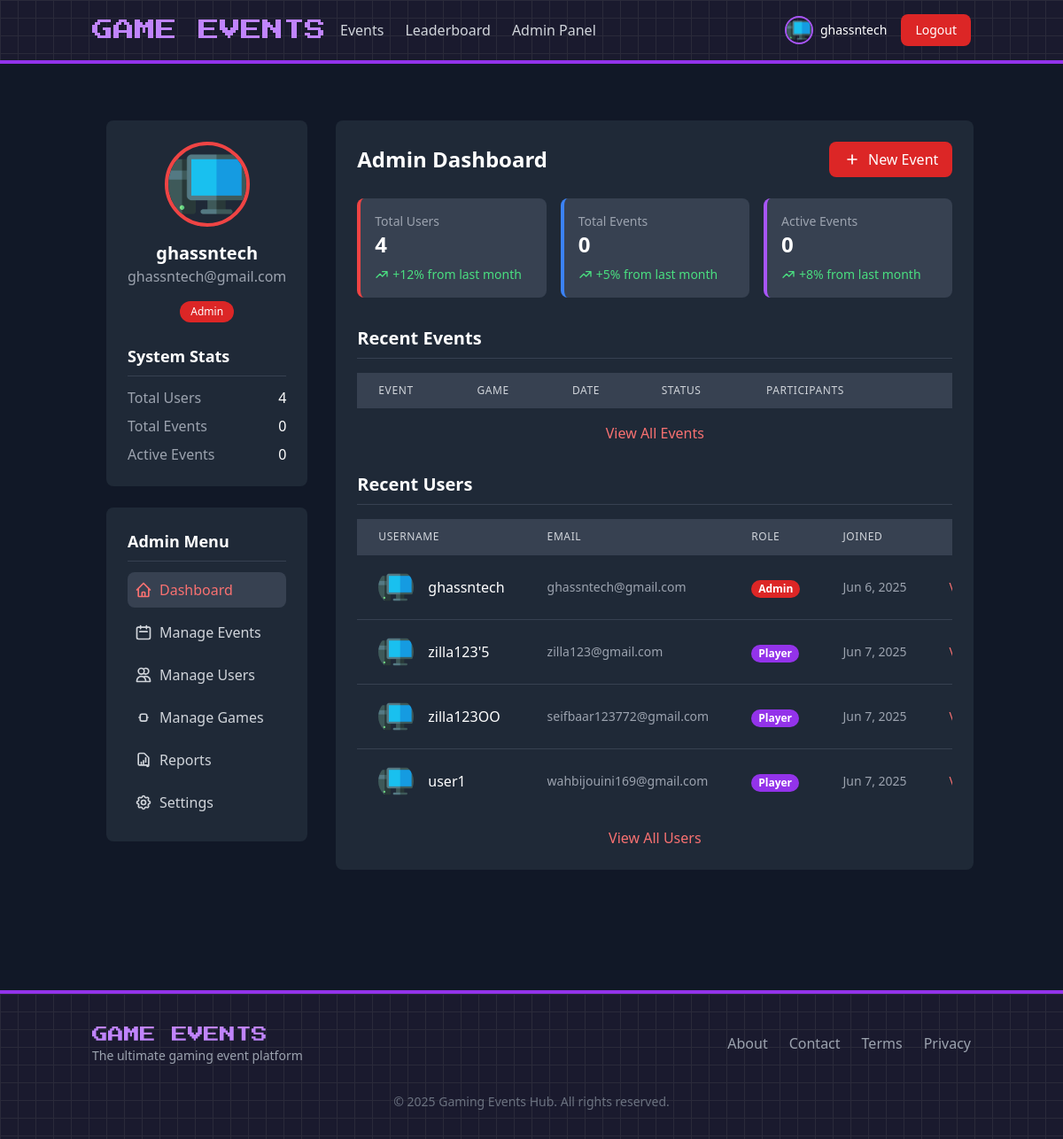
The app's page /views/admin/dashboard.php (signed in) with its own data.
### tables this page shows
CREATE TABLE `users` (
  `id` int(11) NOT NULL,
  `username` varchar(50) NOT NULL,
  `email` varchar(100) NOT NULL,
  `password` varchar(255) NOT NULL,
  `role` enum('admin','player','visitor') DEFAULT 'visitor',
  `avatar` varchar(255) DEFAULT 'default.png',
  `created_at` timestamp NOT NULL DEFAULT current_timestamp(),
  `updated_at` timestamp NOT NULL DEFAULT current_timestamp() ON UPDATE current_timestamp()
);

### views/admin/dashboard.php (the view, shortened to what the rows shown need)
<?php
$user = new User();
$allUsers = $user->getAllUsers();
?>
<?php include '../../includes/header.php'; ?>
<div class="container mx-auto px-4 py-8">
    <div class="flex flex-col md:flex-row gap-8">
        <?php include 'sidebar.php'; ?>
        <div class="w-full md:w-3/4">
            <div class="bg-gray-800 rounded-lg p-6 mb-6">
                <div class="flex justify-between items-center mb-6">
                    <h2 class="text-2xl font-bold">Admin Dashboard</h2>
                </div>
                <div class="mb-8">
                    <div class="overflow-x-auto">
                        <table class="min-w-full divide-y divide-gray-700">
                            <thead class="bg-gray-700">
                                <tr>
                                    <th scope="col" class="px-6 py-3 text-left text-xs font-medium text-gray-300 uppercase tracking-wider">Event</th>
                                    <th scope="col" class="px-6 py-3 text-left text-xs font-medium text-gray-300 uppercase tracking-wider">Game</th>
                                    <th scope="col" class="px-6 py-3 text-left text-xs font-medium text-gray-300 uppercase tracking-wider">Date</th>
                                    <th scope="col" class="px-6 py-3 text-left text-xs font-medium text-gray-300 uppercase tracking-wider">Status</th>
                                    <th scope="col" class="px-6 py-3 text-left text-xs font-medium text-gray-300 uppercase tracking-wider">Participants</th>
                                    <th scope="col" class="relative px-6 py-3"><span class="sr-only">Actions</span></th>
                                </tr>
                            </thead>
                        </table>
                    </div>
                </div>
                <div>
                    <div class="overflow-x-auto">
                        <table class="min-w-full divide-y divide-gray-700">
                            <thead class="bg-gray-700">
                                <tr>
                                    <th scope="col" class="px-6 py-3 text-left text-xs font-medium text-gray-300 uppercase tracking-wider">Username</th>
                                    <th scope="col" class="px-6 py-3 text-left text-xs font-medium text-gray-300 uppercase tracking-wider">Email</th>
                                    <th scope="col" class="px-6 py-3 text-left text-xs font-medium text-gray-300 uppercase tracking-wider">Role</th>
                                    <th scope="col" class="px-6 py-3 text-left text-xs font-medium text-gray-300 uppercase tracking-wider">Joined</th>
                                    <th scope="col" class="relative px-6 py-3"><span class="sr-only">Actions</span></th>
                                </tr>
                            </thead>
                            <tbody class="bg-gray-800 divide-y divide-gray-700">
                                <?php foreach (array_slice($allUsers, 0, 5) as $user): ?>
                                    <tr>
                                        <td class="px-6 py-4 whitespace-nowrap">
                                            <div class="flex items-center">
                                                <div class="flex-shrink-0 h-10 w-10">
                                                    <img class="h-10 w-10 rounded-full" src="../../assets/images/avatars/<?php echo htmlspecialchars($user['avatar']); ?>" alt="">
                                                </div>
                                                <div class="ml-4">
                                                    <div class="font-medium"><?php echo htmlspecialchars($user['username']); ?></div>
                                                </div>
                                            </div>
                                        </td>
                                        <td class="px-6 py-4 whitespace-nowrap text-sm text-gray-400">
                                            <?php echo htmlspecialchars($user['email']); ?>
                                        </td>
                                        <td class="px-6 py-4 whitespace-nowrap">
                                            <?php
                                            $roleColor = $user['role'] === 'admin' ? 'bg-red-600' : ($user['role'] === 'player' ? 'bg-purple-600' : 'bg-gray-600');
                                            ?>
                                            <span class="px-2 inline-flex text-xs leading-5 font-semibold rounded-full <?php echo $roleColor; ?> text-white">
                                                <?php echo ucfirst($user['role']); ?>
                                            </span>
                                        </td>
                                        <td class="px-6 py-4 whitespace-nowrap text-sm text-gray-400">
                                            <?php echo date('M j, Y', strtotime($user['created_at'])); ?>
                                        </td>
                                        <td class="px-6 py-4 whitespace-nowrap text-right text-sm font-medium">
                                            <a href="users.php?id=<?php echo $user['id']; ?>" class="text-red-400 hover:text-red-300 transition">View</a>
                                        </td>
                                    </tr>
                                <?php endforeach; ?>
                            </tbody>
                        </table>
                    </div>
                </div>
            </div>
        </div>
    </div>
</div>
<?php include '../../includes/footer.php'; ?>

### includes/header.php (shortened to what the rows shown need)
<?php
require_once __DIR__ . '/../config/database.php';
require_once __DIR__ . '/../models/User.php';
$user = new User();
$isLoggedIn = isset($_SESSION['user_id']);
$currentUser = null;
if ($isLoggedIn) {
    $currentUser = $user->getUserById($_SESSION['user_id']);
}
?>
<!DOCTYPE html>
<html lang="en">
<head>
    <script src="https://cdn.tailwindcss.com"></script>
</head>
<body class="bg-gray-900 text-white min-h-screen">
    <header class="bg-pixel border-b-4 border-purple-600">
        <div class="container mx-auto px-4 py-4">
            <div class="flex justify-between items-center">
                <div class="flex items-center space-x-4">
                    <?php if ($isLoggedIn && $currentUser): ?>
                        <div class="flex items-center space-x-2">
                            <img src="<?php echo BASE_URL . 'assets/images/avatars/' . htmlspecialchars($currentUser['avatar'] ?? 'default.png'); ?>"
                                 alt="Avatar" class="w-8 h-8 rounded-full border-2 border-purple-500">
                            <span class="text-sm"><?php echo htmlspecialchars($currentUser['username']); ?></span>
                        </div>
                        <a href="<?php echo BASE_URL; ?>views/auth/logout.php" class="bg-red-600 hover:bg-red-700 px-4 py-2 rounded-lg text-sm font-medium transition">Logout</a>
                    <?php endif; ?>
                </div>
            </div>
        </div>
    </header>
    <main class="container mx-auto px-4 py-8">

### views/admin/sidebar.php (shortened to what the rows shown need)
<?php
require_once __DIR__ . '/../../bootstrap.php';
require_once __DIR__ . '/../../models/User.php';
?>
<div class="w-full md:w-1/4">
    <div class="bg-gray-800 rounded-lg p-6 mb-6">
        <div class="flex flex-col items-center">
            <img src="<?php echo htmlspecialchars(BASE_URL . 'assets/images/avatars/' . ($currentUser['avatar'] ?? 'default.png')); ?>"
                alt="Admin Avatar" class="w-24 h-24 rounded-full border-4 border-red-500 mb-4">
            <h3 class="text-xl font-bold"><?php echo htmlspecialchars($currentUser['username']); ?></h3>
            <p class="text-gray-400 mb-4"><?php echo htmlspecialchars($currentUser['email']); ?></p>
            <span class="bg-red-600 text-white px-3 py-1 rounded-full text-xs">Admin</span>
        </div>
    </div>
</div>

### records on screen
users: avatar (picture), username "ghassntech", email "ghassntech@gmail.com", role "Admin", created_at "Jun 6, 2025"
users: avatar (placeholder picture), username "zilla123'5", email "zilla123@gmail.com", role "Player", created_at "Jun 7, 2025"
users: avatar (placeholder picture), username "zilla123OO", email "seifbaar123772@gmail.com", role "Player", created_at "Jun 7, 2025"
users: avatar (placeholder picture), username "user1", email "wahbijouini169@gmail.com", role "Player", created_at "Jun 7, 2025"

### other values on screen
$userCount "4"
$eventCount "0"
$activeEventCount "0"
count($allUsers) "4"
count($allEvents) "0"
count($activeEvents) "0"
